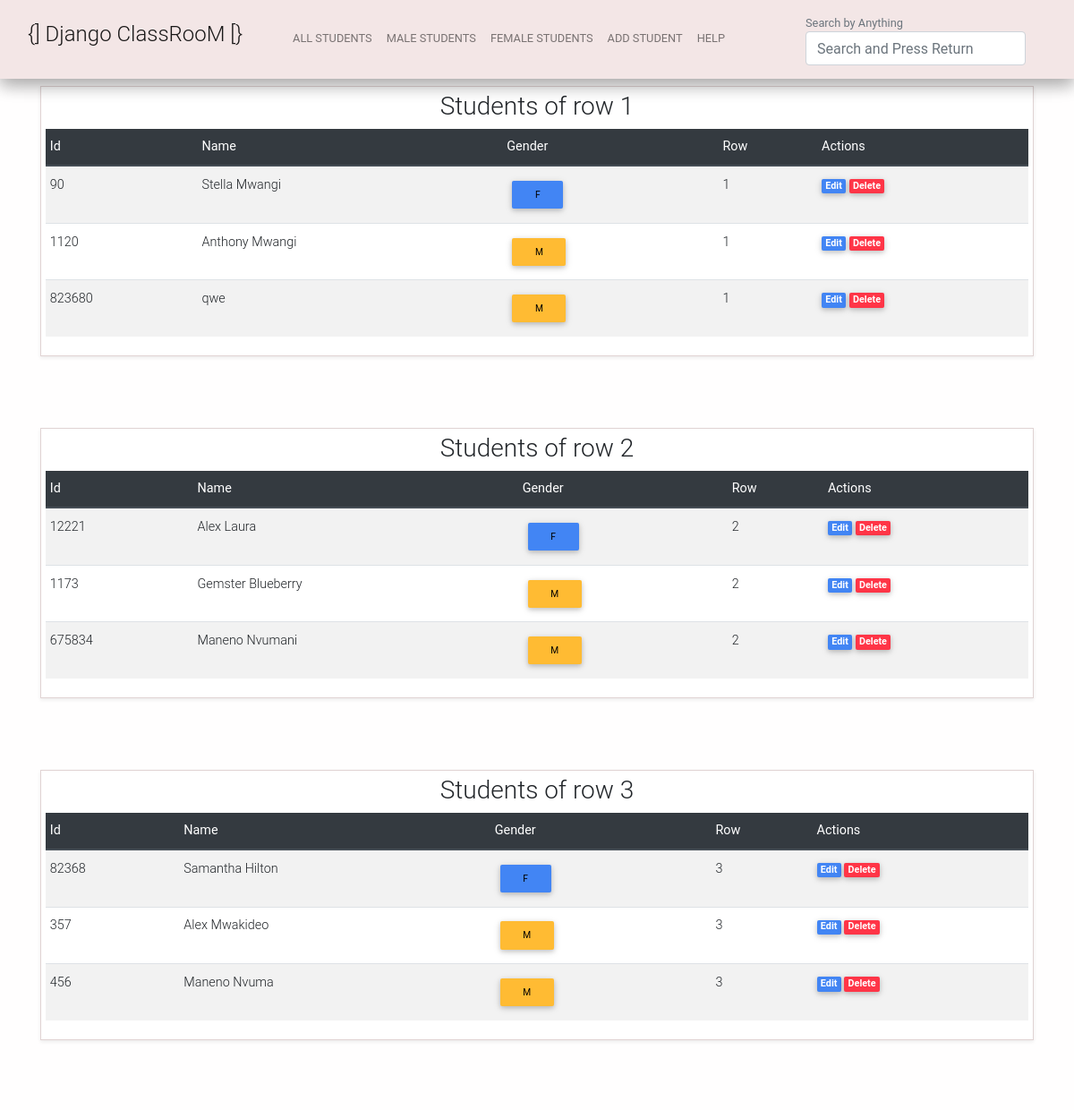
The app's page / (upper part), older data.
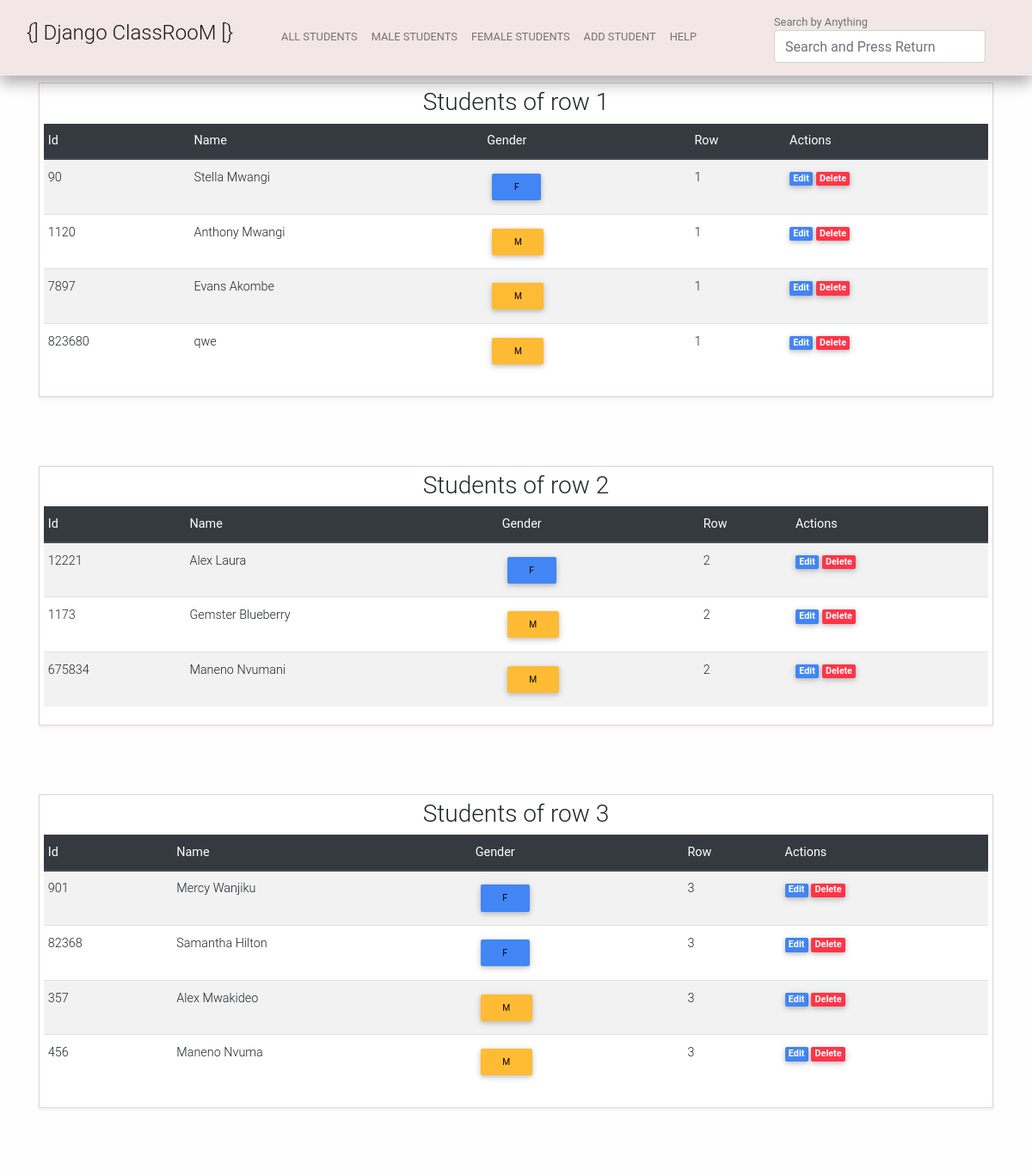
The same page, newer data.
### student/models.py (models this page shows, shortened)
class Student(models.Model):
	sid = models.IntegerField(primary_key=True)
	sname = models.CharField(max_length=100)
	sgender = models.CharField(max_length=6, choices=GENDERS, default='Select')
	srow = models.IntegerField(choices=ROWS, default='Select')

### student/views.py (the view)
# urls.py: path('', views.show, name="show"),
def show(request):
	students = Student.objects.all().order_by('sgender')
	return render(request, "show.html", {'students':students})

### student/templates/show.html (shortened to what the changed rows need)
{% extends 'layout.html' %}
{% block content %}
<div class="container table-p light">
    <table class="table table-striped table-sm">
        <thead class="thead-dark">
            <small>
                <center>
                    <h3>Students of row 1</h3>
                </center>
            </small>
            <tr>
                <th scope="col">Id</th>
                <th scope="col">Name</th>
                <th scope="col">Gender</th>
                <th scope="col">Row</th>
                <th scope="col">Actions</th>
            </tr>
        </thead>
        <tbody>
            {% for student in students %}
            {% if student.srow is 1 %}
            <tr>
                <td>{{student.sid}}</td>
                <td>{{student.sname}}</td>
                <td>
                    {% if student.sgender == 'F' %}
                    <form action="/gender/">
                        <input class="black btn-sm btn btn-primary" name="q" type="submit" value="{{student.sgender}}">
                    </form>
                    {% elif student.sgender == 'M' %}
                    <form action="/gender/">
                        <input class="black btn-sm btn btn-warning" name="q" type="submit" value="{{student.sgender}}">
                    </form>
                    {% else %}
                    <form action="/gender/">
                        <input class="btn-sm btn" name="q" type="submit" value="{{student.sgender}}">
                    </form>
                    {% endif %}
                </td>
                <td>{{student.srow}}</td>
                <td>
                    <a href="/edit/{{ student.sid }}" class="badge badge-primary">Edit</a>
                    <a href="/delete/{{student.sid}}" class="badge badge-danger">Delete</a>
                </td>
            </tr>
                {% endif %}
            {% endfor %}
        </tbody>
    </table>
</div>
<div class="container table-p light">
    <table class="table table-striped table-sm">
        <thead class="thead-dark">
            <tr>
                <th scope="col">Id</th>
                <th scope="col">Name</th>
                <th scope="col">Gender</th>
                <th scope="col">Row</th>
                <th scope="col">Actions</th>
            </tr>
        </thead>
        <tbody>
            {% for student in students %}
            {% if student.srow is 2 %}
            <tr>
                <td>{{student.sid}}</td>
                <td>{{student.sname}}</td>
                <td>
                    {% if student.sgender == 'F' %}
                    <form action="/gender/">
                        <input class="black btn-sm btn btn-primary" name="q" type="submit" value="{{student.sgender}}">
                    </form>
                    {% elif student.sgender == 'M' %}
                    <form action="/gender/">
                        <input class="black btn-sm btn btn-warning" name="q" type="submit" value="{{student.sgender}}">
                    </form>
                    {% else %}
                    <form action="/gender/">
                        <input class="btn-sm btn" name="q" type="submit" value="{{student.sgender}}">
                    </form>
                    {% endif %}
                </td>
                <td>{{student.srow}}</td>
                <td>
                    <a href="/edit/{{ student.sid }}" class="badge badge-primary">Edit</a>
                    <a href="/delete/{{ student.sid }}" class="badge badge-danger">Delete</a>
                </td>
            </tr>
            {% endif %}
            {% endfor %}
        </tbody>
    </table>
</div>
<div class="container table-p light">
    <table class="table table-striped table-sm">
        <thead class="thead-dark">
            <tr>
                <th scope="col">Id</th>
                <th scope="col">Name</th>
                <th scope="col">Gender</th>
                <th scope="col">Row</th>
                <th scope="col">Actions</th>
            </tr>
        </thead>
        <tbody>
            {% for student in students %}
            {% if student.srow is 3 %}
            <tr>
                <td>{{student.sid}}</td>
                <td>{{student.sname}}</td>
                <td>
                    {% if student.sgender == 'F' %}
                    <form action="/gender/">
                        <input class="black btn-sm btn btn-primary" name="q" type="submit" value="{{student.sgender}}">
                    </form>
                    {% elif student.sgender == 'M' %}
                    <form action="/gender/">
                        <input class="black btn-sm btn btn-warning" name="q" type="submit" value="{{student.sgender}}">
                    </form>
                    {% else %}
                    <form action="/gender/">
                        <input class="btn-sm btn" name="q" type="submit" value="{{student.sgender}}">
                    </form>
                    {% endif %}
                </td>
                <td>{{student.srow}}</td>
                <td>
                    <a href="/edit/{{ student.sid }}" class="badge badge-primary">Edit</a>
                    <a href="/delete/{{ student.sid }}" class="badge badge-danger">Delete</a>
                </td>
            </tr>
            {% endif %}
            {% endfor %}
        </tbody>
    </table>
</div>
{% endblock %}

Row changes from the older to the newer data that the page shows:
added Student: sid "7897", sname "Evans Akombe", q "M", srow "1", shown under "Students of row 1"
added Student: sid "901", sname "Mercy Wanjiku", q "F", srow "3", shown under "Students of row 3"
